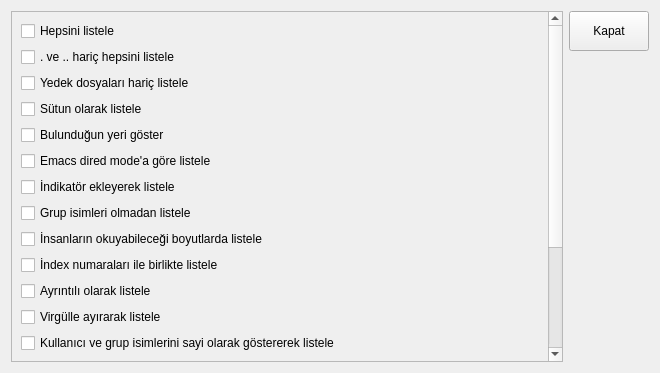
<?xml version="1.0" encoding="UTF-8"?>
<ui version="4.0">
 <class>apencere</class>
 <widget class="QWidget" name="apencere">
  <property name="geometry">
   <rect>
    <x>0</x>
    <y>0</y>
    <width>660</width>
    <height>373</height>
   </rect>
  </property>
  <property name="windowTitle">
   <string>Secenekler</string>
  </property>
  <layout class="QHBoxLayout" name="horizontalLayout">
   <item>
    <widget class="QScrollArea" name="scrollArea">
     <property name="widgetResizable">
      <bool>true</bool>
     </property>
     <widget class="QWidget" name="scrollAreaWidgetContents">
      <property name="geometry">
       <rect>
        <x>0</x>
        <y>0</y>
        <width>531</width>
        <height>544</height>
       </rect>
      </property>
      <layout class="QVBoxLayout" name="verticalLayout">
       <item>
        <widget class="QCheckBox" name="checkBox_a">
         <property name="text">
          <string>Hepsini listele</string>
         </property>
         <attribute name="buttonGroup">
          <string notr="true">buttonGroup</string>
         </attribute>
        </widget>
       </item>
       <item>
        <widget class="QCheckBox" name="checkBox_A">
         <property name="text">
          <string>. ve .. hariç hepsini listele</string>
         </property>
         <attribute name="buttonGroup">
          <string notr="true">buttonGroup</string>
         </attribute>
        </widget>
       </item>
       <item>
        <widget class="QCheckBox" name="checkBox_B">
         <property name="text">
          <string>Yedek dosyaları hariç listele</string>
         </property>
         <attribute name="buttonGroup">
          <string notr="true">buttonGroup</string>
         </attribute>
        </widget>
       </item>
       <item>
        <widget class="QCheckBox" name="checkBox_C">
         <property name="text">
          <string>Sütun olarak listele</string>
         </property>
         <attribute name="buttonGroup">
          <string notr="true">buttonGroup</string>
         </attribute>
        </widget>
       </item>
       <item>
        <widget class="QCheckBox" name="checkBox_d">
         <property name="text">
          <string>Bulunduğun yeri göster</string>
         </property>
         <attribute name="buttonGroup">
          <string notr="true">buttonGroup</string>
         </attribute>
        </widget>
       </item>
       <item>
        <widget class="QCheckBox" name="checkBox_D">
         <property name="text">
          <string>Emacs dired mode'a göre listele</string>
         </property>
         <attribute name="buttonGroup">
          <string notr="true">buttonGroup</string>
         </attribute>
        </widget>
       </item>
       <item>
        <widget class="QCheckBox" name="checkBox_F">
         <property name="text">
          <string>İndikatör ekleyerek listele</string>
         </property>
         <attribute name="buttonGroup">
          <string notr="true">buttonGroup</string>
         </attribute>
        </widget>
       </item>
       <item>
        <widget class="QCheckBox" name="checkBox_G">
         <property name="text">
          <string>Grup isimleri olmadan listele</string>
         </property>
         <attribute name="buttonGroup">
          <string notr="true">buttonGroup</string>
         </attribute>
        </widget>
       </item>
       <item>
        <widget class="QCheckBox" name="checkBox_h">
         <property name="text">
          <string>İnsanların okuyabileceği boyutlarda listele</string>
         </property>
         <attribute name="buttonGroup">
          <string notr="true">buttonGroup</string>
         </attribute>
        </widget>
       </item>
       <item>
        <widget class="QCheckBox" name="checkBox_i">
         <property name="text">
          <string>İndex numaraları ile birlikte listele</string>
         </property>
         <attribute name="buttonGroup">
          <string notr="true">buttonGroup</string>
         </attribute>
        </widget>
       </item>
       <item>
        <widget class="QCheckBox" name="checkBox_l">
         <property name="text">
          <string>Ayrıntılı olarak listele</string>
         </property>
         <attribute name="buttonGroup">
          <string notr="true">buttonGroup</string>
         </attribute>
        </widget>
       </item>
       <item>
        <widget class="QCheckBox" name="checkBox_m">
         <property name="text">
          <string>Virgülle ayırarak listele</string>
         </property>
         <attribute name="buttonGroup">
          <string notr="true">buttonGroup</string>
         </attribute>
        </widget>
       </item>
       <item>
        <widget class="QCheckBox" name="checkBox_n">
         <property name="text">
          <string>Kullanıcı ve grup isimlerini sayi olarak göstererek listele</string>
         </property>
         <attribute name="buttonGroup">
          <string notr="true">buttonGroup</string>
         </attribute>
        </widget>
       </item>
       <item>
        <widget class="QCheckBox" name="checkBox_o">
         <property name="text">
          <string>Grup bilgisini göstermeden listele</string>
         </property>
         <attribute name="buttonGroup">
          <string notr="true">buttonGroup</string>
         </attribute>
        </widget>
       </item>
       <item>
        <widget class="QCheckBox" name="checkBox_Q">
         <property name="text">
          <string>Çift tırnak içinde göstererek listele</string>
         </property>
         <attribute name="buttonGroup">
          <string notr="true">buttonGroup</string>
         </attribute>
        </widget>
       </item>
       <item>
        <widget class="QCheckBox" name="checkBox_r">
         <property name="text">
          <string>Ters listele</string>
         </property>
         <attribute name="buttonGroup">
          <string notr="true">buttonGroup</string>
         </attribute>
        </widget>
       </item>
       <item>
        <widget class="QCheckBox" name="checkBox_S">
         <property name="text">
          <string>Boyutuna göre listele</string>
         </property>
         <attribute name="buttonGroup">
          <string notr="true">buttonGroup</string>
         </attribute>
        </widget>
       </item>
       <item>
        <widget class="QCheckBox" name="checkBox_t">
         <property name="text">
          <string>En son düzenlenen zamana göre listele</string>
         </property>
         <attribute name="buttonGroup">
          <string notr="true">buttonGroup</string>
         </attribute>
        </widget>
       </item>
       <item>
        <widget class="QCheckBox" name="checkBox_X">
         <property name="text">
          <string>Alfabetik olarak listele</string>
         </property>
         <attribute name="buttonGroup">
          <string notr="true">buttonGroup</string>
         </attribute>
        </widget>
       </item>
      </layout>
     </widget>
    </widget>
   </item>
   <item>
    <layout class="QVBoxLayout" name="verticalLayout_2">
     <item>
      <widget class="QPushButton" name="pushButton">
       <property name="minimumSize">
        <size>
         <width>0</width>
         <height>40</height>
        </size>
       </property>
       <property name="text">
        <string>Kapat</string>
       </property>
      </widget>
     </item>
     <item>
      <spacer name="verticalSpacer">
       <property name="orientation">
        <enum>Qt::Vertical</enum>
       </property>
       <property name="sizeHint" stdset="0">
        <size>
         <width>20</width>
         <height>40</height>
        </size>
       </property>
      </spacer>
     </item>
    </layout>
   </item>
  </layout>
 </widget>
 <resources/>
 <connections/>
 <buttongroups>
  <buttongroup name="buttonGroup">
   <property name="exclusive">
    <bool>false</bool>
   </property>
  </buttongroup>
 </buttongroups>
</ui>
